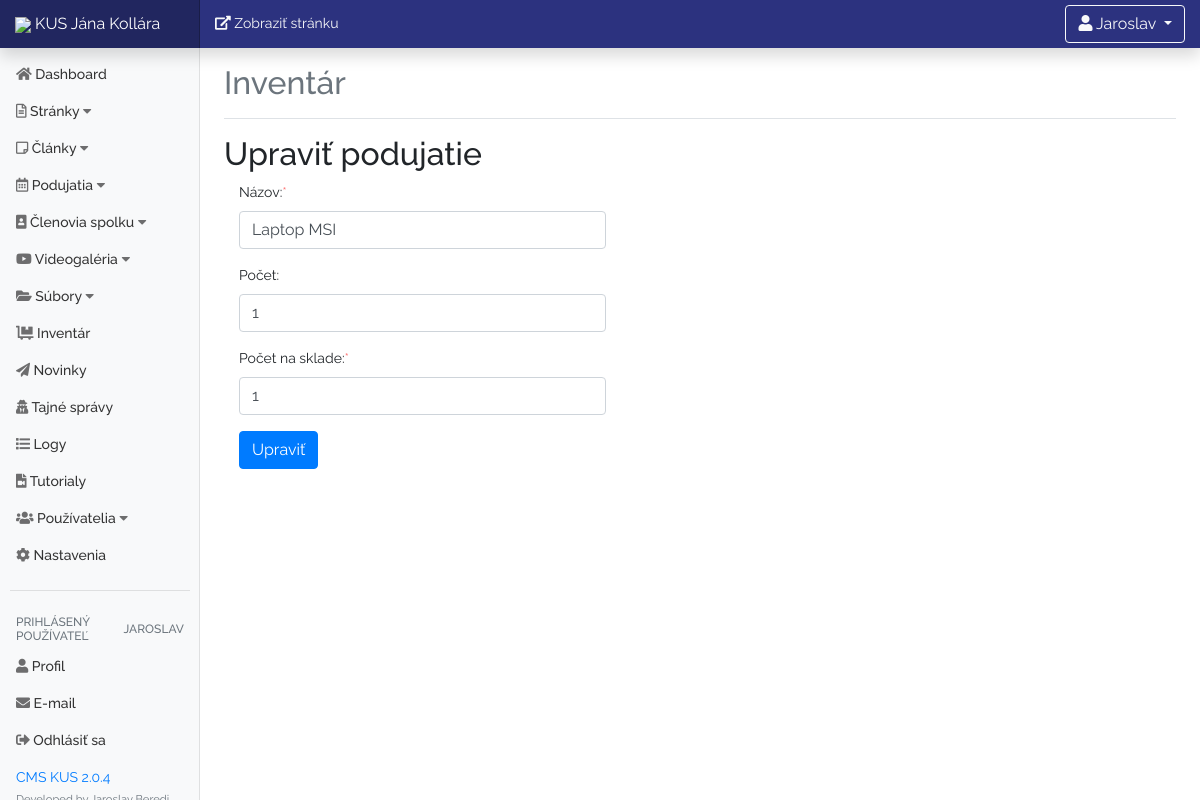
The app's page /dashboard/inventory.php?source=edit_item&edit=3 (signed in) with its own data.
### tables this page shows
CREATE TABLE `inventory`
(
    `id`           int(11) NOT NULL,
    `name`         varchar(255) NOT NULL,
    `count`        int(11) NOT NULL,
    `actual_count` int(11) NOT NULL
);

### dashboard/inventory/edit_item.php (the view, shortened to what this page needs)
<?php
if (isset($_GET['edit'])) {
	$id = $_GET['edit'];
	try {
		include "includes/db.php";
		$query = "SELECT * FROM inventory WHERE id = $id ";
		$send_info = $connection->prepare($query);
		$send_info->execute();
		while ($row = $send_info->fetch(PDO::FETCH_ASSOC)) {
			$name = $row['name'];
			$count = $row['count'];
			$actual_count = $row['actual_count'];
		}
	} catch (Exception $e) {
		echo $e;
	}
}
?>
<h2>Upraviť podujatie</h2>
<div class="col-md-5 col-sm-12">
    <form action="" method="post" class="my-2" enctype="multipart/form-data">
        <div class="form-group">
            <label for="name" class="required">Názov:</label>
            <input type="text" class="form-control" id="name" aria-describedby="name" placeholder="Zadajte názov"
                   name="name" required autocomplete="off" value="<?= $name ?>">
        </div>
        <div class="form-group">
            <label for="count">Počet:</label>
            <input type="number" class="form-control" id="count" aria-describedby="count" name="count"
                   value="<?= $count ?>">
        </div>
        <div class="form-group">
            <label for="actual_count" class="required">Počet na sklade:</label>
            <input type="number" class="form-control" id="actual_count" aria-describedby="actual_count"
                   name="actual_count" required autocomplete="off" value="<?= $actual_count ?>">
        </div>
        <input type="submit" class="btn btn-primary" name="edit_item" value="Upraviť">
    </form>
</div>

### css/dashboard.css (style rules this page uses)
* { font-family: 'Raleway', sans-serif; }
body { font-size: .875rem; }
.required:after { content: "*"; color: #fd7575; }

### records on screen
inventory: name "Laptop MSI", count "1", actual_count "1"

### other values on screen
$_SESSION['user_name'] "Jaroslav"
$_SESSION['user_name'] "JAROSLAV"
$VERSION "2.0.4"
